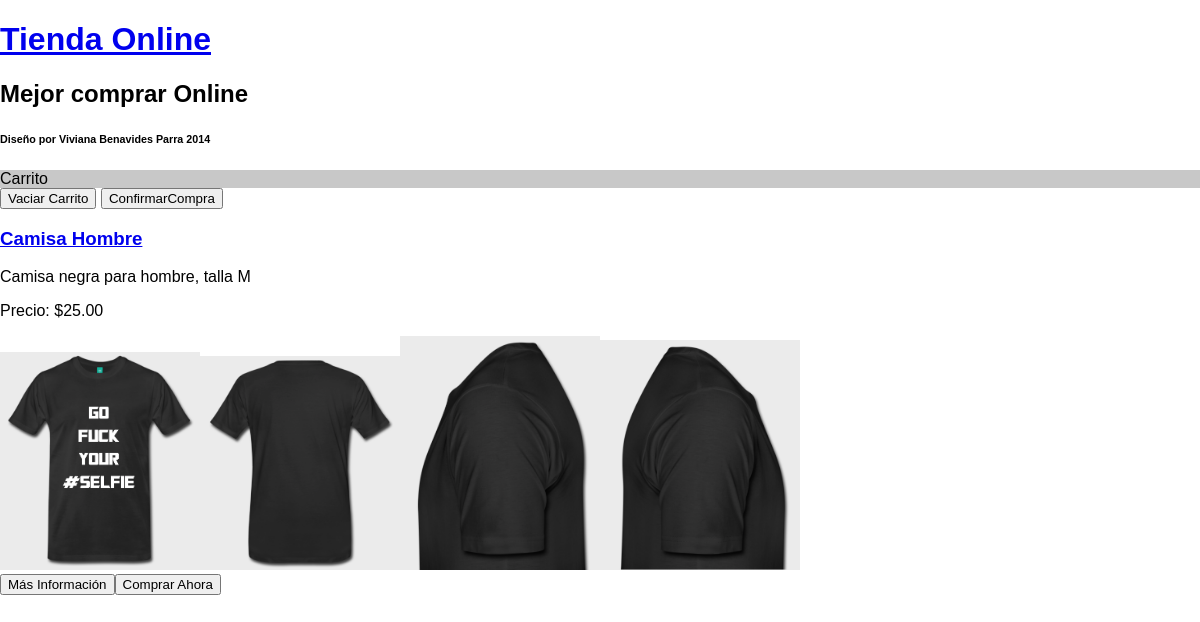
/producto.php?id=2, run on the app's committed database.
### tables this page shows
CREATE TABLE IF NOT EXISTS `productos` (
`id` int(100) NOT NULL,
  `nombre` varchar(255) NOT NULL,
  `descripcion` varchar(255) NOT NULL,
  `precio` decimal(30,2) NOT NULL,
  `existencias` int(255) NOT NULL
);

CREATE TABLE IF NOT EXISTS `imagenesproductos` (
`id` int(100) NOT NULL,
  `idproducto` int(100) NOT NULL,
  `imagen` varchar(255) NOT NULL,
  `titulo` varchar(255) NOT NULL,
  `descripcion` varchar(255) NOT NULL
);

### producto.php (the view, shortened to what this page needs)
<?php include "php/header.inc" ?>
<?php
$conexion = mysqli_connect ("localhost", "tienda", "online", "tiendaonline");
mysqli_set_charset ($conexion, "utf8");
$peticion = "SELECT * FROM productos WHERE id= ".$_GET['id']." LIMIT 1";
$resultado = mysqli_query($conexion, $peticion);
while ($fila = mysqli_fetch_array($resultado)) {
	echo "<article>";
	echo "<a href= 'producto.php?id=".$fila['id']."'><h3>".$fila['nombre']."</h3></a>";
	echo "<p>".$fila['descripcion']."</p>";
	echo "<p>Precio: $".$fila['precio']."</p>";
	$peticion2 = "SELECT * FROM imagenesproductos WHERE idproducto = ".$fila['id']."";
	$resultado2 = mysqli_query($conexion, $peticion2);
	while ($fila2 = mysqli_fetch_array($resultado2)) {
		echo "<img src= 'photo/".$fila2['imagen']."' width=200px>";
	}
	echo "<br>";
	echo "<a href= 'producto.php?id=".$fila['id']."'><button>Más Información</button></a>";
	echo "<button>Comprar Ahora</button>";
	echo "</article>";
}
?>
<?php include "php/footer.inc" ?>

### css/styles.css (style rules this page uses)
body { font-family:arial; background:rgb (200,200,200); margin:0px; padding: 0px; }

### data on the page
productos: nombre "Camisa Hombre", descripcion "Camisa negra para hombre, talla M", precio "25.00"
imagenesproductos: imagen (picture)
imagenesproductos: imagen (picture)
imagenesproductos: imagen (picture)
imagenesproductos: imagen (picture)
